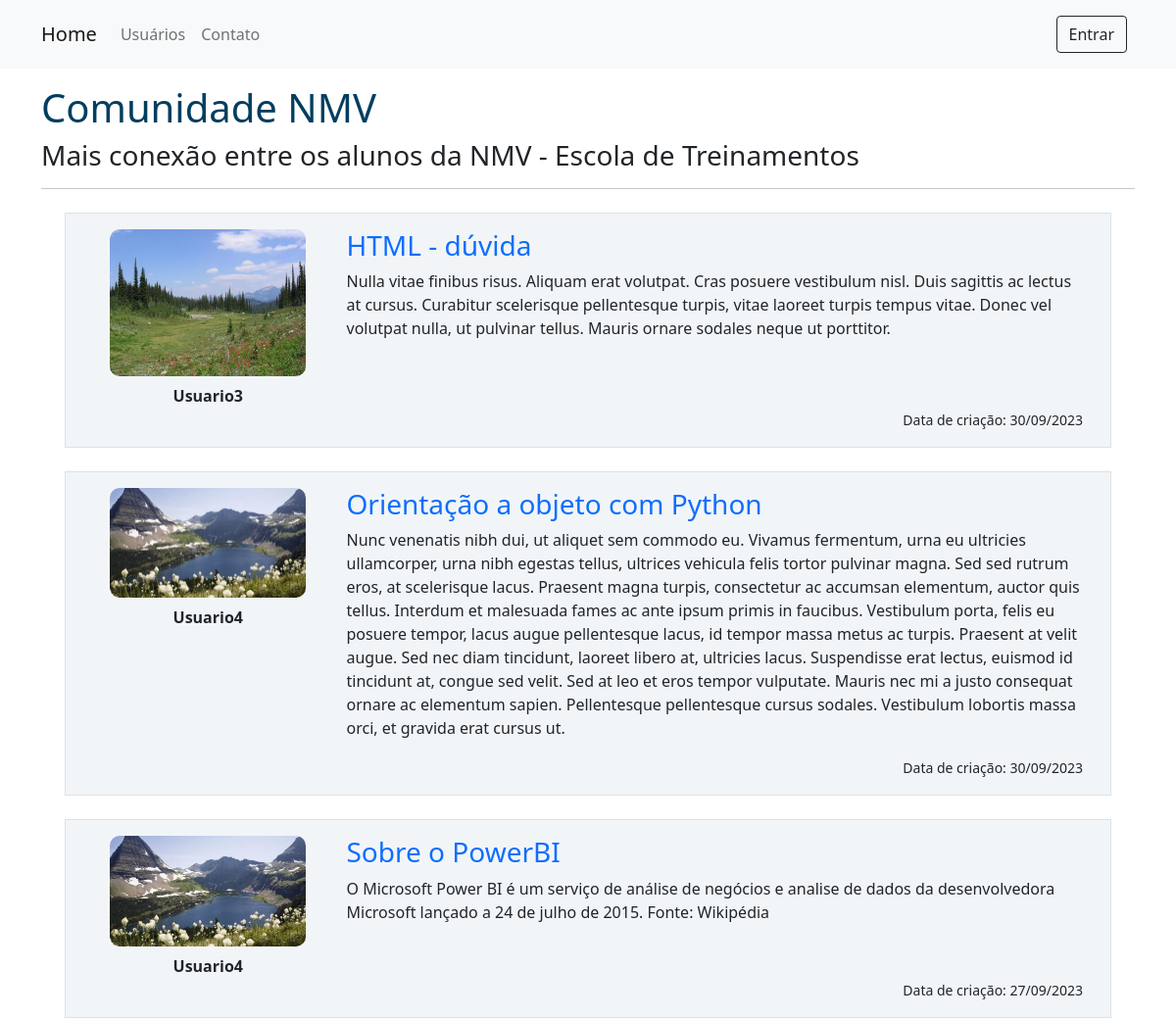
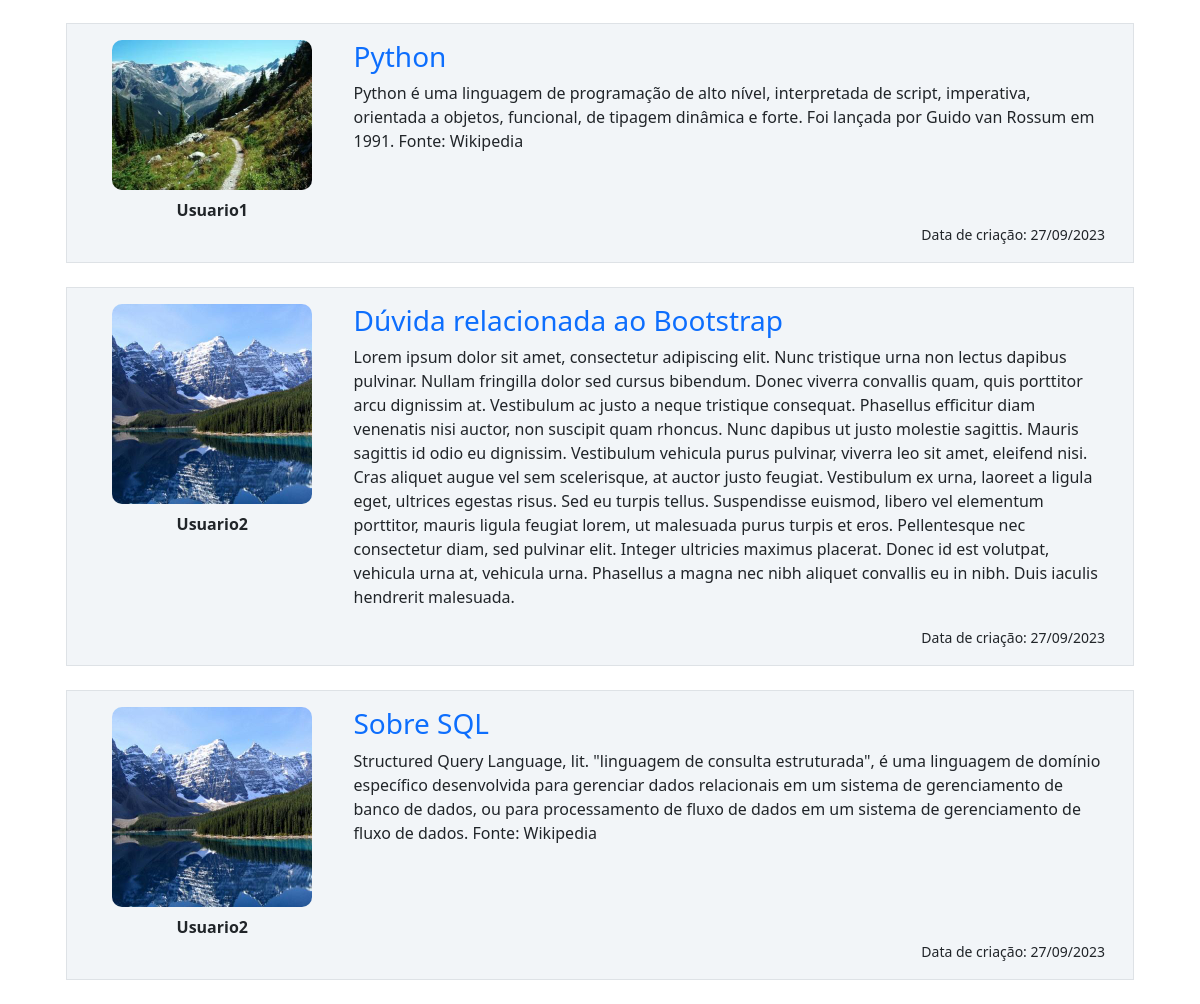
The page / on the database its author committed (2 pictures, top to bottom).
### sitecomunidade/models.py (models this page shows, shortened)
class Post(database.Model):
    id = database.Column(database.Integer, primary_key=True)
    titulo = database.Column(database.String, nullable=False)
    corpo = database.Column(database.Text, nullable=False)
    data_criacao = database.Column(database.DateTime, nullable=False, default=datetime.utcnow())
    id_usuario = database.Column(database.Integer, database.ForeignKey('usuario.id'), nullable=False)

class Usuario(database.Model, UserMixin):
    id = database.Column(database.Integer, primary_key=True)
    email = database.Column(database.String, nullable=False, unique=True)
    username = database.Column(database.String, nullable=False)
    senha = database.Column(database.String, nullable=False)
    foto_perfil = database.Column(database.String, default='default.jpg')
    cursos = database.Column(database.String, nullable=False, default='Não informado')
    posts = database.relationship('Post', backref='autor', lazy=True)

### sitecomunidade/routes.py (the view)
@app.route('/')
def homepage():
    posts = Post.query.order_by(Post.id.desc())
    return render_template('homepage.html', posts=posts)

### sitecomunidade/templates/homepage.html (shortened to what this page needs)
<!DOCTYPE html>
<html lang="pt-br">
<head>
    <link href="https://cdn.jsdelivr.net/npm/bootstrap@5.0.2/dist/css/bootstrap.min.css" rel="stylesheet">
</head>
{% include 'navbar.html' %}
{% block body %}
<body>
    <div class="container mt-3">
        <h1 style="color: #023E5F">Comunidade NMV</h1>
        <h3>Mais conexão entre os alunos da NMV - Escola de Treinamentos</h3>
        <hr>
    {% for post in posts %}
        <div class="row border m-4 p-3" style="background-color: #f2f5f8">
            <div class="col col-3">
                <div class="flex-shrink-0" style="text-align: center">
                    {% if post.autor.id != current_user.id %}
                        <a class="w-100" href="{{ url_for('outro_perfil', id=post.autor.id) }}">
                            <img src="{{  url_for('static', filename='fotos_perfil/{}'.format(post.autor.foto_perfil)) }}"
                            alt="Generic placeholder image" class="img-fluid" style="width: 200px; border-radius: 10px;">
                        </a>
                    {% elif post.autor.id == current_user.id %}
                        <a class="w-100" href="{{ url_for('perfil', id=post.autor.id) }}">
                            <img src="{{  url_for('static', filename='fotos_perfil/{}'.format(post.autor.foto_perfil)) }}"
                            alt="Generic placeholder image" class="img-fluid" style="width: 200px; border-radius: 10px;">
                        </a>
                    {% endif %}
                    <div class="mt-2" style="text-align: center">
                        <strong>{{ post.autor.username }}</strong>
                    </div>
                </div>
            </div>
            <div class="col col-9">
                <a style="text-decoration: none" href="{{ url_for('exibir_post', id=post.id) }}"><h3>{{ post.titulo }}</h3></a>
                <p>{{ post.corpo }}</p>
            </div>
            <div align="right">
                <small>Data de criação: {{ post.data_criacao.strftime("%d/%m/%Y") }}</small>
            </div>
        </div>
    {% endfor %}
    </div>
</body>
{% endblock %}
</html>

### sitecomunidade/templates/navbar.html
<nav class="navbar navbar-expand-lg navbar-light bg-light">
  <div class="container-fluid container">
    <a class="navbar-brand" href="{{ url_for('homepage') }}">Home</a>
    <div class="collapse navbar-collapse" id="navbarSupportedContent">
      <ul class="navbar-nav me-auto mb-2 mb-lg-0">
        <li class="nav-item">
          <a class="nav-link" href="{{ url_for('usuarios') }}">Usuários</a>
        </li>
        <li class="nav-item">
          <a class="nav-link" href="{{ url_for('contato') }}">Contato</a>
        </li>
      </ul>
      <ul class="d-flex navbar-nav">
        {% if current_user.is_authenticated %}
          <li class="nav-item">
            <a class="nav-link" href="{{ url_for('criar_post') }}"><button type="button" class="btn btn-dark">Criar Post</button></a>
          </li>
          <li class="nav-item">
            <a class="nav-link" href="{{ url_for('perfil') }}"><button type="button" class="btn btn-dark">Meu Perfil</button></a>
          </li>
          <li class="nav-item">
            <a class="nav-link" href="{{ url_for('logout') }}"><button type="button" class="btn btn-outline-dark">Sair</button></a>
          </li>
        {% else %}
          <li class="nav-item">
            <a class="nav-link" href="{{ url_for('entrar') }}"><button type="button" class="btn btn-outline-dark">Entrar</button></a>
          </li>
        {% endif %}
      </ul>
    </div>
  </div>
</nav>

### rows shown on the page
Post: foto_perfil (picture), autor.username "Usuario3", titulo "HTML - dúvida", corpo "Nulla vitae finibus risus. Aliquam erat volutpat. Cras posuere vestibulum nisl. Duis sagittis ac lectus at cursus. Curabitur scelerisque pellentesque turpis, vitae laoreet turpis tempus vitae. Donec vel volutpat nulla, ut pulvinar tellus. Mauris ornare sodales neque ut porttitor.", data_criacao "30/09/2023"
Post: foto_perfil (picture), autor.username "Usuario4", titulo "Orientação a objeto com Python", corpo "Nunc venenatis nibh dui, ut aliquet sem commodo eu. Vivamus fermentum, urna eu ultricies ullamcorper, urna nibh egestas tellus, ultrices vehicula felis tortor pulvinar magna. Sed sed rutrum eros, at scelerisque lacus. Praesent magna turpis, consectetur ac accumsan elementum, auctor quis tellus. Interdum et malesuada fames ac ante ipsum primis in faucibus. Vestibulum porta, felis eu posuere tempor, lacus augue pellentesque lacus, id tempor massa metus ac turpis. Praesent at velit augue. Sed nec diam tincidunt, laoreet libero at, ultricies lacus. Suspendisse erat lectus, euismod id tincidunt at, congue sed velit. Sed at leo et eros tempor vulputate. Mauris nec mi a justo consequat ornare ac…", data_criacao "30/09/2023"
Post: foto_perfil (picture), autor.username "Usuario4", titulo "Sobre o PowerBI", corpo "O Microsoft Power BI é um serviço de análise de negócios e analise de dados da desenvolvedora Microsoft lançado a 24 de julho de 2015. Fonte: Wikipédia", data_criacao "27/09/2023"
Post: foto_perfil (picture), autor.username "Usuario1", titulo "Python", corpo "Python é uma linguagem de programação de alto nível, interpretada de script, imperativa, orientada a objetos, funcional, de tipagem dinâmica e forte. Foi lançada por Guido van Rossum em 1991. Fonte: Wikipedia", data_criacao "27/09/2023"
Post: foto_perfil (picture), autor.username "Usuario2", titulo "Dúvida relacionada ao Bootstrap", corpo "Lorem ipsum dolor sit amet, consectetur adipiscing elit. Nunc tristique urna non lectus dapibus pulvinar. Nullam fringilla dolor sed cursus bibendum. Donec viverra convallis quam, quis porttitor arcu dignissim at. Vestibulum ac justo a neque tristique consequat. Phasellus efficitur diam venenatis nisi auctor, non suscipit quam rhoncus. Nunc dapibus ut justo molestie sagittis. Mauris sagittis id odio eu dignissim. Vestibulum vehicula purus pulvinar, viverra leo sit amet, eleifend nisi. Cras aliquet augue vel sem scelerisque, at auctor justo feugiat. Vestibulum ex urna, laoreet a ligula eget, ultrices egestas risus. Sed eu turpis tellus. Suspendisse euismod, libero vel elementum porttitor,…", data_criacao "27/09/2023"
Post: foto_perfil (picture), autor.username "Usuario2", titulo "Sobre SQL", corpo "Structured Query Language, lit. \"linguagem de consulta estruturada\", é uma linguagem de domínio específico desenvolvida para gerenciar dados relacionais em um sistema de gerenciamento de banco de dados, ou para processamento de fluxo de dados em um sistema de gerenciamento de fluxo de dados. Fonte: Wikipedia", data_criacao "27/09/2023"
